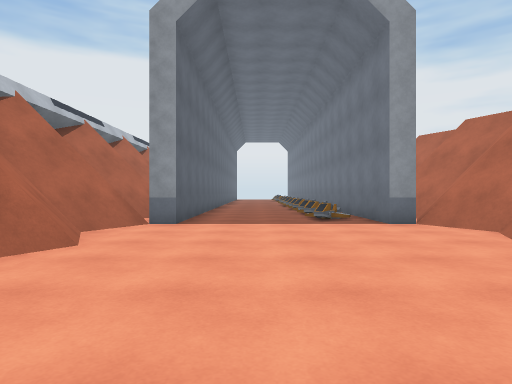
view 1 (above)

15 first-person views from a walk through a 3-D level made in the Unity game engine. The camera is 1.2 m above the floor, looks level and sees 75° across. The floor is counted in squares, 2 m on a side. Each view is taken from the middle of a square. On the plan, view 1 faces up. The plan holds only what a view shows up to about 10 squares ahead; the rest is blank. The place goes on beyond the plan. The player character is not drawn.

view 2
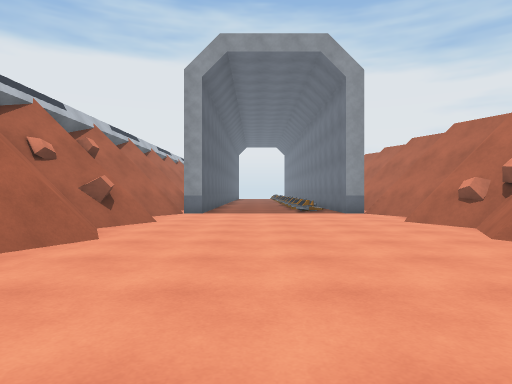

view 3
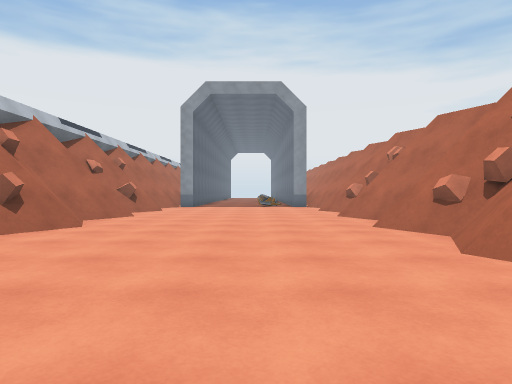

view 4
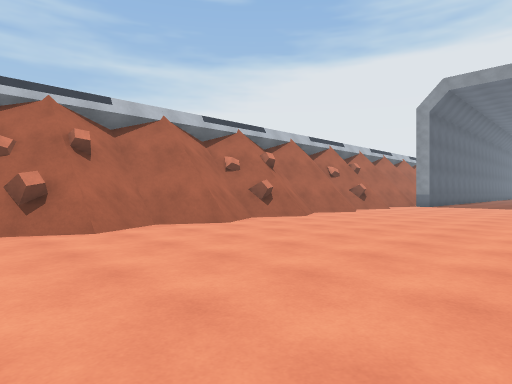

view 5
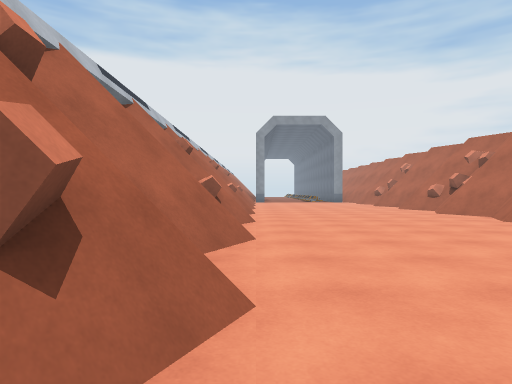

view 6
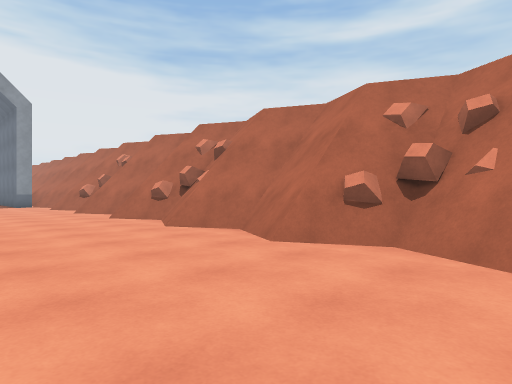

view 7
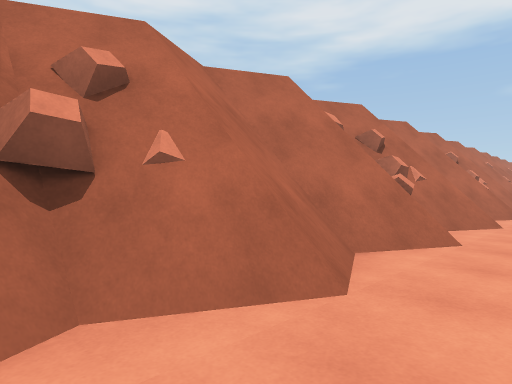

view 8
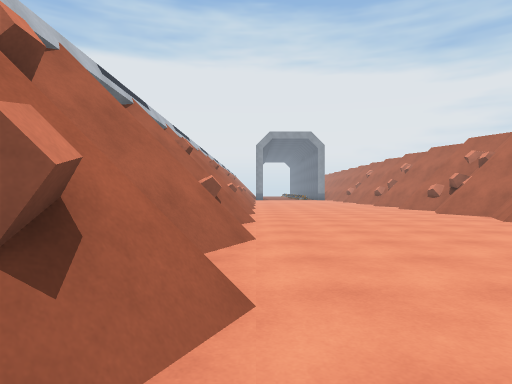

view 9
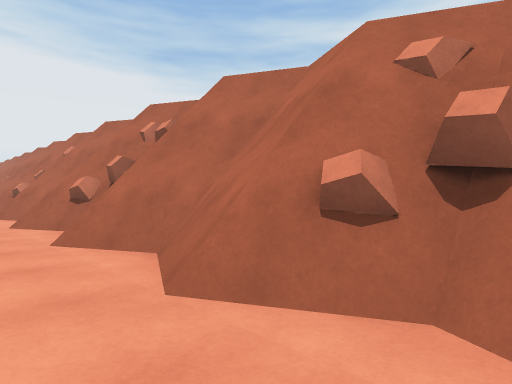

view 10
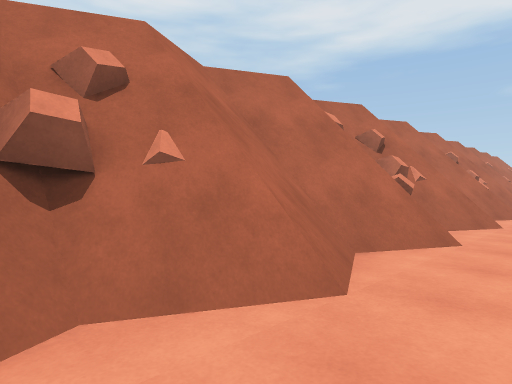

view 11
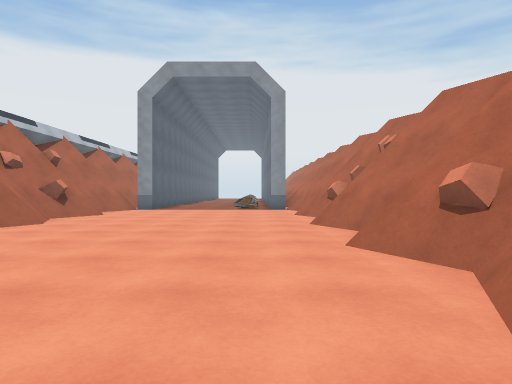

view 12
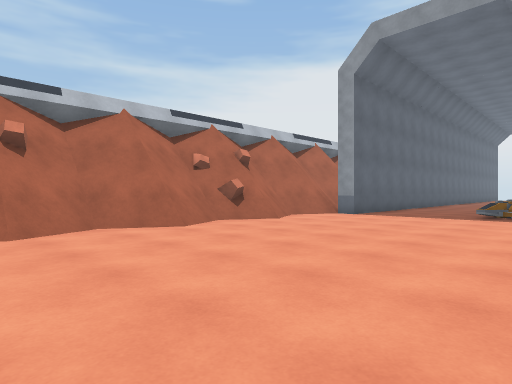

view 13
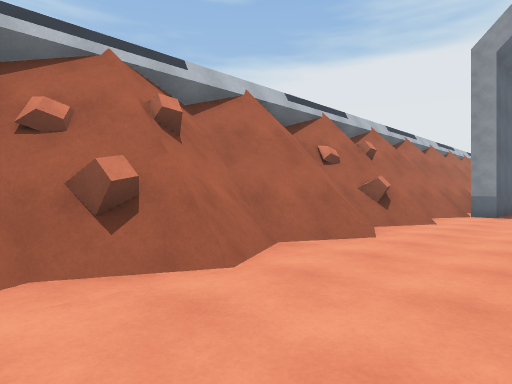

view 14
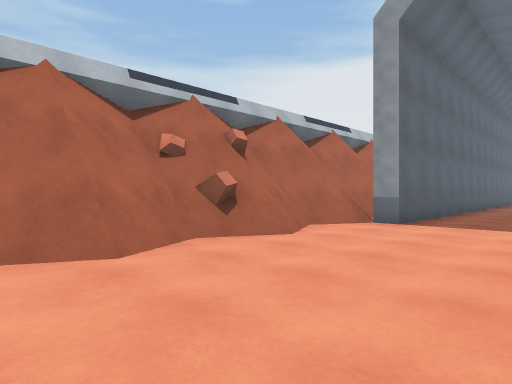

view 15
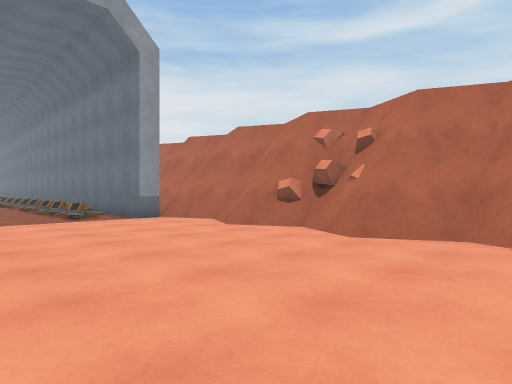

### Floor plan
Key: @ floor where view 1 was taken; # wall or solid block; . floor; = window, fence, low wall or low ledge; R rock; O other object.
Columns run from 4 left of view 1 to 5 right of it. Each row starts with its distance up from view 1.
  8  ##...O##
  7  ##....##
  6  #......#
  5  #......#
  4 ##=....=#
  3 #R......#
  2 ##......#
  1  #=....=#
  0 ##..@...##
 -1 ##=....=#
 -2 #R......#
 -3 ##......#
 -4 ##=....=#
 -5 ##......##
 -6  #=....=#
 -7  R......#
 -8   ......#
 -9  #=....=#
-10  #......##
-11  #=....=#
-12  R......#
-13   ......#
-14  #=....=#
-15  #......##
-16  #=.. .=#
-17  R..  ..#
-18   .   ..#

Where each view was taken, in squares from view 1:
view 1: 0 up, 0 right, facing up
view 2: 3 down, 0 right, facing up
view 3: 7 down, 1 right, facing up
view 4: 8 down, 3 right, facing up-left
view 5: 13 down, 2 left, facing up
view 6: 9 down, 0 right, facing up-right
view 7: 7 down, 2 right, facing down-right
view 8: 18 down, 2 left, facing up
view 9: 18 down, 2 right, facing up-right
view 10: 12 down, 2 right, facing down-right
view 11: 5 down, 2 right, facing up
view 12: 2 down, 3 right, facing up-left
view 13: 3 down, 0 right, facing up-left
view 14: 0 up, 1 right, facing up-left
view 15: 1 down, 1 left, facing up-right
